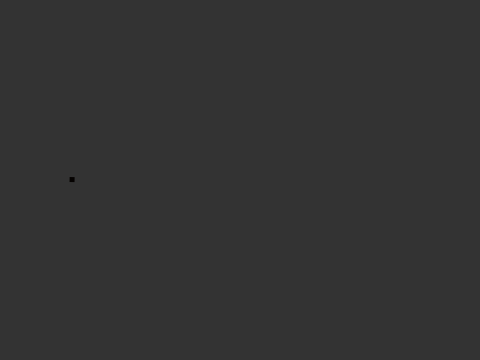
Frame 1 (no input)
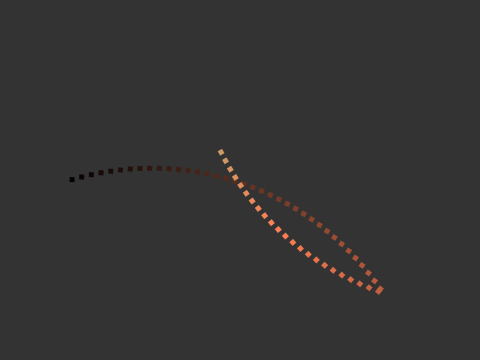
Frame 60 (the mouse pressed at the canvas centre just before this capture)
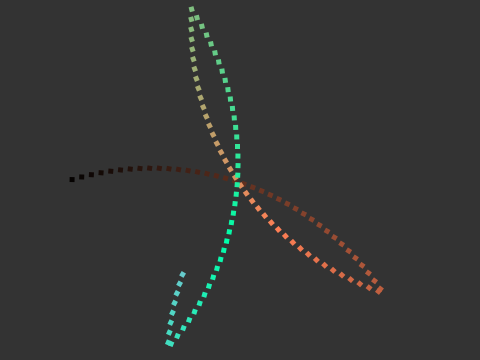
Frame 120 (the mouse held since frame 60 and released just before this capture)

The Processing sketch that drew these frames (run headless with seeded random() and noise(); from frame 60 on, the mouse is pressed at the canvas centre):

// Processing sketch: flower_colorful
// ── flower_colorful.pde
static final int W = 480;
static final int H = 360;
  
void setup() {
  size(480, 360);
  windowResize(W, H);
  colorMode(RGB, 1.0);
  background(0.2);
  noStroke();
}

void draw() {
  translate(width / 2, height / 2);
  float radius = min(width, height);
  float dist = map(triangle(75, 0), 0, 1, -0.5 , 0.5) * radius;
  fill(triangle(100, 0), triangle(200, 0), triangle(300, 0));
  //pushMatrix();
  rotate(cycle(360) * TAU);
  translate(dist, 0);
  rect(0, 0, 5, 5);
  //popMatrix();
}

float offset(float period, float by) {
   float new_period = period + by;
   if (new_period >= 1.0) {
     return new_period - 1.0;
   } else {
      return new_period; 
   }
}

float cycle(int period) {
  return float(frameCount % period) / float(period);
}

float triangle(int period, int phase) {
  float saw = (cycle(period) + phase) % period;
  if (saw < 0.5) {
    return saw * 2.0;
  } else {
    return (1.0 - saw) * 2.0;
  }
}
